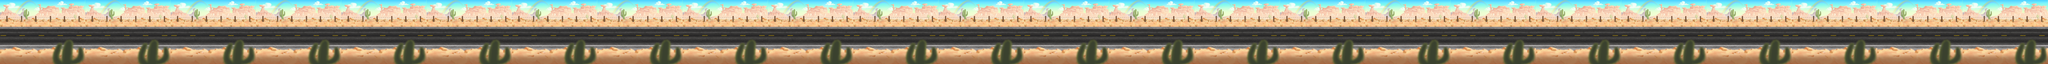

Rendered tile map (Tiled .tmx) drawn with the repository's tilesets; below, a short description and the map source with its tile grids summarised:
An orthogonal 384x12 tile map with 64x64 px tiles, 1 tile layer (Tile Layer 1) and 81 objects (73x Object, 8x Objeto).

<map version="1.0" orientation="orthogonal" width="384" height="12" tilewidth="64" tileheight="64">
 <tileset firstgid="1" name="REFERENCIA" tilewidth="64" tileheight="64">
  <image source="REFERENCIA.png" width="1024" height="768" />
 </tileset>
 <layer name="Tile Layer 1" width="384" height="12">
  <data>[4608 cells, 4608 non-empty, 192 distinct tile ids]</data>
 </layer>
 <objectgroup name="Objects" width="384" height="12">
  <object name="COIN" type="Object" x="576" y="448" width="64" height="64">
   <properties>
    <property name="COIN" value="" />
   </properties>
  </object>
  <object name="COIN" type="Object" x="672" y="448" width="64" height="64">
   <properties>
    <property name="COIN" value="" />
   </properties>
  </object>
  <object name="COIN" type="Object" x="768" y="448" width="64" height="64">
   <properties>
    <property name="COIN" value="" />
   </properties>
  </object>
  <object name="COIN" type="Object" x="864" y="448" width="64" height="64">
   <properties>
    <property name="COIN" value="" />
   </properties>
  </object>
  <object name="COIN" type="Object" x="960" y="448" width="64" height="64">
   <properties>
    <property name="COIN" value="" />
   </properties>
  </object>
  <object name="COIN" type="Object" x="2055" y="320" width="64" height="64">
   <properties>
    <property name="COIN" value="" />
   </properties>
  </object>
  <object name="COIN" type="Object" x="1767" y="320" width="64" height="64">
   <properties>
    <property name="COIN" value="" />
   </properties>
  </object>
  <object name="COIN" type="Object" x="1863" y="320" width="64" height="64">
   <properties>
    <property name="COIN" value="" />
   </properties>
  </object>
  <object name="COIN" type="Object" x="2151" y="320" width="64" height="64">
   <properties>
    <property name="COIN" value="" />
   </properties>
  </object>
  <object name="COIN" type="Object" x="1959" y="320" width="64" height="64">
   <properties>
    <property name="COIN" value="" />
   </properties>
  </object>
  <object name="WALL" type="Objeto" x="2880" y="256" width="64" height="160">
   <properties>
    <property name="Obstaculo" value="" />
   </properties>
  </object>
  <object name="AIR COIN" type="Object" x="4544" y="256" width="64" height="64">
   <properties>
    <property name="AIR COIN" value="" />
   </properties>
  </object>
  <object name="AIR COIN" type="Object" x="4736" y="288" width="64" height="64">
   <properties>
    <property name="AIR COIN" value="" />
   </properties>
  </object>
  <object name="AIR COIN" type="Object" x="4352" y="352" width="64" height="64">
   <properties>
    <property name="AIR COIN" value="" />
   </properties>
  </object>
  <object name="AIR COIN" type="Object" x="4448" y="288" width="64" height="64">
   <properties>
    <property name="AIR COIN" value="" />
   </properties>
  </object>
  <object name="AIR COIN" type="Object" x="4640" y="256" width="64" height="64">
   <properties>
    <property name="AIR COIN" value="" />
   </properties>
  </object>
  <object name="AIR COIN" type="Object" x="4832" y="352" width="64" height="64">
   <properties>
    <property name="AIR COIN" value="" />
   </properties>
  </object>
  <object name="WALL" type="Objeto" x="3520" y="384" width="64" height="160">
   <properties>
    <property name="Obstaculo" value="" />
   </properties>
  </object>
  <object name="WALL" type="Object" x="5664" y="320" width="64" height="64">
   <properties>
    <property name="WALL" value="" />
   </properties>
  </object>
  <object name="WALL" type="Object" x="5632" y="384" width="64" height="64">
   <properties>
    <property name="WALL" value="" />
   </properties>
  </object>
  <object name="WALL" type="Object" x="5600" y="448" width="64" height="64">
   <properties>
    <property name="WALL" value="" />
   </properties>
  </object>
  <object name="WALL" type="Object" x="5568" y="512" width="64" height="64">
   <properties>
    <property name="WALL" value="" />
   </properties>
  </object>
  <object name="AIR COIN" type="Object" x="5440" y="352" width="64" height="64">
   <properties>
    <property name="AIR COIN" value="" />
   </properties>
  </object>
  <object name="AIR COIN" type="Object" x="5824" y="288" width="64" height="64">
   <properties>
    <property name="AIR COIN" value="" />
   </properties>
  </object>
  <object name="AIR COIN" type="Object" x="5632" y="256" width="64" height="64">
   <properties>
    <property name="AIR COIN" value="" />
   </properties>
  </object>
  <object name="AIR COIN" type="Object" x="5920" y="352" width="64" height="64">
   <properties>
    <property name="AIR COIN" value="" />
   </properties>
  </object>
  <object name="AIR COIN" type="Object" x="5536" y="288" width="64" height="64">
   <properties>
    <property name="AIR COIN" value="" />
   </properties>
  </object>
  <object name="AIR COIN" type="Object" x="5728" y="256" width="64" height="64">
   <properties>
    <property name="AIR COIN" value="" />
   </properties>
  </object>
  <object name="AIR COIN" type="Object" x="7165" y="448" width="64" height="64">
   <properties>
    <property name="AIR COIN" value="" />
   </properties>
  </object>
  <object name="AIR COIN" type="Object" x="6877" y="352" width="64" height="64">
   <properties>
    <property name="AIR COIN" value="" />
   </properties>
  </object>
  <object name="AIR COIN" type="Object" x="7069" y="384" width="64" height="64">
   <properties>
    <property name="AIR COIN" value="" />
   </properties>
  </object>
  <object name="WALL" type="Object" x="6845" y="448" width="64" height="64">
   <properties>
    <property name="WALL" value="" />
   </properties>
  </object>
  <object name="AIR COIN" type="Object" x="6685" y="448" width="64" height="64">
   <properties>
    <property name="AIR COIN" value="" />
   </properties>
  </object>
  <object name="WALL" type="Object" x="6909" y="320" width="64" height="64">
   <properties>
    <property name="WALL" value="" />
   </properties>
  </object>
  <object name="WALL" type="Object" x="6877" y="384" width="64" height="64">
   <properties>
    <property name="WALL" value="" />
   </properties>
  </object>
  <object name="AIR COIN" type="Object" x="6973" y="352" width="64" height="64">
   <properties>
    <property name="AIR COIN" value="" />
   </properties>
  </object>
  <object name="AIR COIN" type="Object" x="6781" y="384" width="64" height="64">
   <properties>
    <property name="AIR COIN" value="" />
   </properties>
  </object>
  <object name="WALL" type="Object" x="6813" y="512" width="64" height="64">
   <properties>
    <property name="WALL" value="" />
   </properties>
  </object>
  <object name="AIR COIN" type="Object" x="8369" y="288" width="64" height="64">
   <properties>
    <property name="AIR COIN" value="" />
   </properties>
  </object>
  <object name="AIR COIN" type="Object" x="8081" y="192" width="64" height="64">
   <properties>
    <property name="AIR COIN" value="" />
   </properties>
  </object>
  <object name="AIR COIN" type="Object" x="8273" y="224" width="64" height="64">
   <properties>
    <property name="AIR COIN" value="" />
   </properties>
  </object>
  <object name="WALL" type="Object" x="8049" y="445" width="64" height="64">
   <properties>
    <property name="WALL" value="" />
   </properties>
  </object>
  <object name="AIR COIN" type="Object" x="7889" y="288" width="64" height="64">
   <properties>
    <property name="AIR COIN" value="" />
   </properties>
  </object>
  <object name="WALL" type="Object" x="8113" y="317" width="64" height="64">
   <properties>
    <property name="WALL" value="" />
   </properties>
  </object>
  </objectgroup>
</map>
<!-- 37 of 81 objects omitted -->
